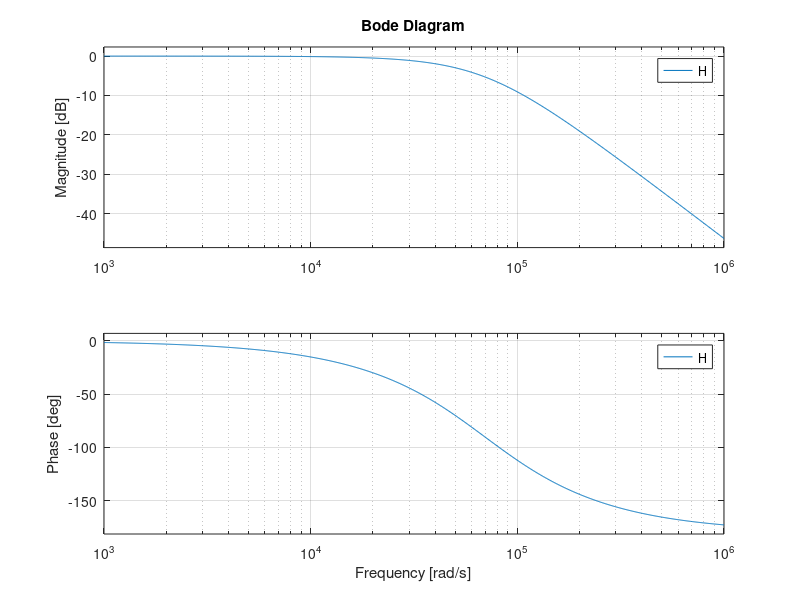

Write MATLAB code to recreate this figure.
clear;
clc;


R = 12000
C = 2.2e-9
Rg = 47
Cg = 10e-9
Zg = 200e3
BWP = 3e6*2*pi
L=Rg*Cg*Zg

s=tf('s')

H=1/(C*L*s^2+C*R*s+1)
bode(H)

s=sqrt(1/(L*C))
H=1/(C*R*s)

nasde= 20*log10(H)
